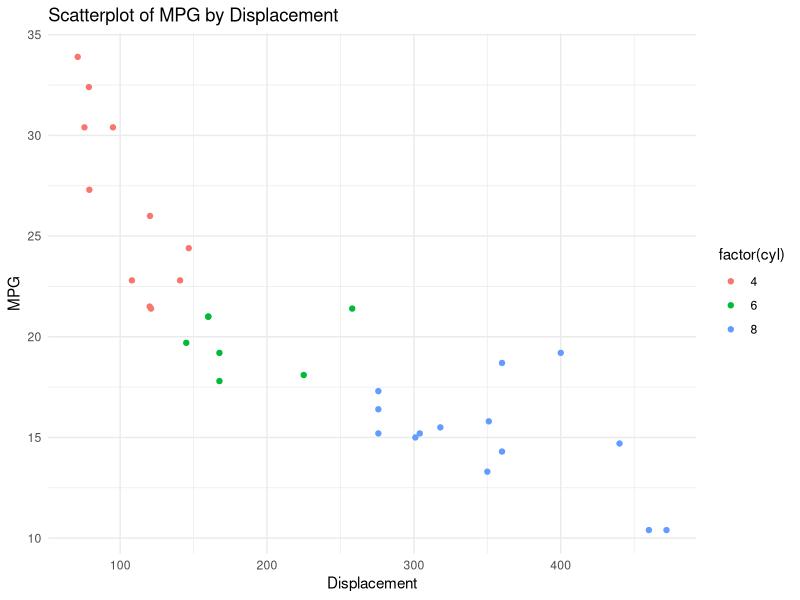

This chart was generated by the following R code:
#project 1
#gillian fanning
#------------------------------------------------------------------------

#load libraries
library(ggplot2)

#load data
mtcars

#create plot
ggplot(mtcars, aes(x = disp, y = mpg, color = factor(cyl))) +
  geom_point() +
  labs(title = "Scatterplot of MPG by Displacement", x = "Displacement", y = "MPG") +
  theme_minimal()
